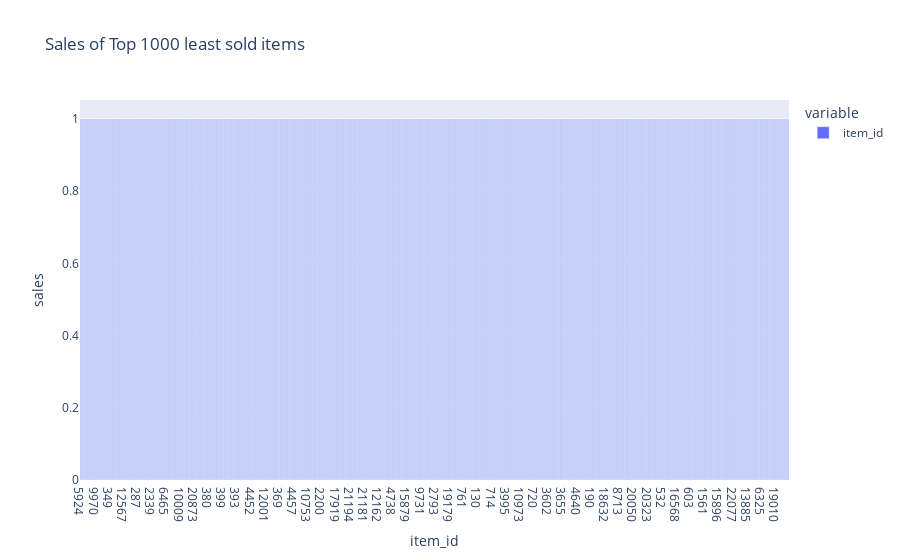

Notebook code cell kept with this figure:
### Code cell
sales.item_id.value_counts().tail(1000).plot.bar(
    title="Sales of Top 1000 least sold items",
    labels={"value": "sales", "index": "item_id"},
).update_layout(xaxis={"type": "category"})

### Figure 1 — Plotly figure (JSON) as saved in the notebook; plotly's stock layout.template omitted (floating-point values rounded to 4 significant figures; data arrays with more than 128 entries replaced by an {"elided": "..."} marker saying what was removed)
{"data": [{"alignmentgroup": "True", "hovertemplate": "variable=item_id<br>item_id=%{x}<br>sales=%{y}<extra></extra>", "legendgroup": "item_id", "marker": {"color": "#636efa"}, "name": "item_id", "offsetgroup": "item_id", "orientation": "v", "showlegend": true, "textposition": "auto", "type": "bar", "x": {"elided": "1000 int values"}, "xaxis": "x", "y": {"elided": "1000 int values"}, "yaxis": "y"}], "layout": {"barmode": "relative", "legend": {"title": {"text": "variable"}, "tracegroupgap": 0}, "title": {"text": "Sales of Top 1000 least sold items"}, "xaxis": {"anchor": "y", "domain": [0, 1], "title": {"text": "item_id"}, "type": "category"}, "yaxis": {"anchor": "x", "domain": [0, 1], "title": {"text": "sales"}}}}
